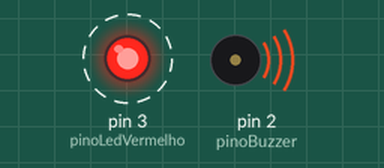
This sketch was run on a simulated Arduino Uno, built with avr-gcc and run on an emulated ATmega328P. Parts: output pins drawn as LEDs (lit = HIGH), buzzer (waves = sounding). Dashed ring = blinking.

Above: at 1.5 s.
Timing chart, 0 to 5.6 s (numbered marks = the images above):
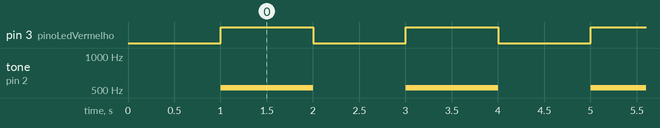

Measured:
- by itself, pin 3 (pinoLedVermelho): alternates HIGH for 1.0 s and LOW for 1.0 s
- by itself, tone on pin 2 (pinoBuzzer): alternates 523 Hz for 1.0 s and silent for 1.0 s

The sketch:

Buzzer_Simples.ino
```cpp
//constante para o pino ba buzzer
#define pinoBuzzer 2

#define pinoLedVermelho 3

void setup() {
  Serial.begin(9600);

  //Modo do pino
  pinMode(pinoBuzzer,OUTPUT);
  pinMode(pinoLedVermelho,OUTPUT);

  delay(1000);//parada estratégica

}

void loop() {
  tone(pinoBuzzer, 523);//Nota musical dó
  digitalWrite(pinoLedVermelho, HIGH);
 delay(1000);
  noTone(pinoBuzzer);//desliga a buzzer
 digitalWrite(pinoLedVermelho, LOW); //apaga o LED

 delay(1000);
}
```
